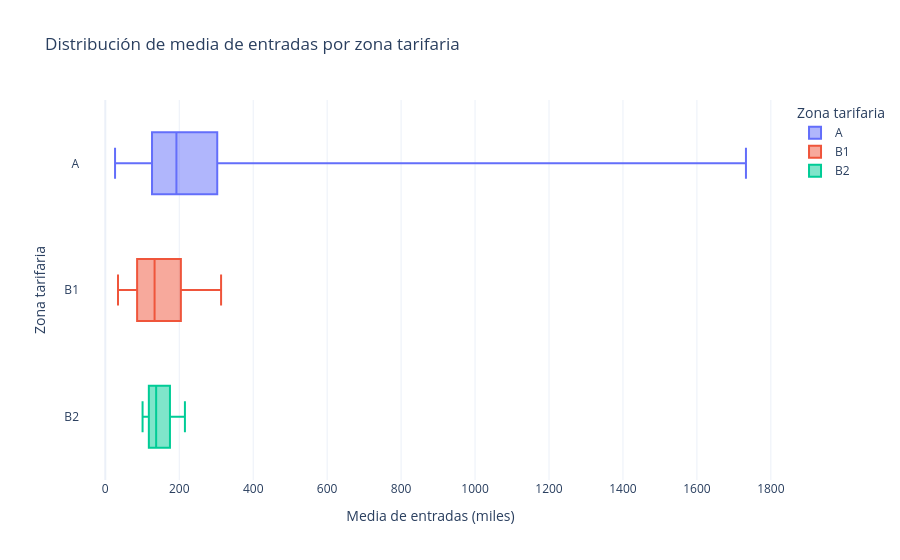

Notebook cell for this chart:
### Code cell
#quitamos los outliers para ver mejor la distribución
fig = px.box(
    ranking_estaciones,
    x='media_miles',
    y='zona',
    color='zona',  # opcional: colorear por zona
    points=False,  # sin los puntos individuales
    title='Distribución de media de entradas por zona tarifaria',
    labels={'zona': 'Zona tarifaria', 'media_miles': 'Media de entradas (miles)'}
)

fig.update_layout(template='plotly_white')
fig.show()

### Figure 1 — Plotly figure (JSON) as saved in the notebook; plotly's stock layout.template omitted (floating-point values rounded to 4 significant figures; data arrays with more than 128 entries replaced by an {"elided": "..."} marker saying what was removed)
{"data": [{"alignmentgroup": "True", "boxpoints": false, "hovertemplate": "Zona tarifaria=%{y}<br>Media de entradas (miles)=%{x}<extra></extra>", "legendgroup": "A", "marker": {"color": "#636efa"}, "name": "A", "notched": false, "offsetgroup": "A", "orientation": "h", "showlegend": true, "type": "box", "x": {"elided": "193 float values"}, "x0": " ", "xaxis": "x", "y": {"elided": "193 str values"}, "y0": " ", "yaxis": "y"}, {"alignmentgroup": "True", "boxpoints": false, "hovertemplate": "Zona tarifaria=%{y}<br>Media de entradas (miles)=%{x}<extra></extra>", "legendgroup": "B1", "marker": {"color": "#EF553B"}, "name": "B1", "notched": false, "offsetgroup": "B1", "orientation": "h", "showlegend": true, "type": "box", "x": [313.1, 262.7, 246.4, 246.4, 246.4, 211.5, 209.7, 206.9, 204.4, 174.6, 170.7, 164.9, 160.2, 146.6, 142.3, 139.1, 138.9, 127.7, 119.9, 113.4, 108.4, 105.3, 102.7, 90.5, 88.7, 86.04, 85.14, 75.21, 73.92, 67.05, 66.64, 65.45, 63.35, 34.36], "x0": " ", "xaxis": "x", "y": ["B1", "B1", "B1", "B1", "B1", "B1", "B1", "B1", "B1", "B1", "B1", "B1", "B1", "B1", "B1", "B1", "B1", "B1", "B1", "B1", "B1", "B1", "B1", "B1", "B1", "B1", "B1", "B1", "B1", "B1", "B1", "B1", "B1", "B1"], "y0": " ", "yaxis": "y"}, {"alignmentgroup": "True", "boxpoints": false, "hovertemplate": "Zona tarifaria=%{y}<br>Media de entradas (miles)=%{x}<extra></extra>", "legendgroup": "B2", "marker": {"color": "#00cc96"}, "name": "B2", "notched": false, "offsetgroup": "B2", "orientation": "h", "showlegend": true, "type": "box", "x": [215.3, 211.1, 174.9, 142.9, 140.2, 134.8, 134.2, 117.8, 101.3, 100.8], "x0": " ", "xaxis": "x", "y": ["B2", "B2", "B2", "B2", "B2", "B2", "B2", "B2", "B2", "B2"], "y0": " ", "yaxis": "y"}], "layout": {"boxmode": "overlay", "legend": {"title": {"text": "Zona tarifaria"}, "tracegroupgap": 0}, "title": {"text": "Distribución de media de entradas por zona tarifaria"}, "xaxis": {"anchor": "y", "domain": [0, 1], "title": {"text": "Media de entradas (miles)"}}, "yaxis": {"anchor": "x", "categoryarray": ["B2", "B1", "A"], "categoryorder": "array", "domain": [0, 1], "title": {"text": "Zona tarifaria"}}}}
